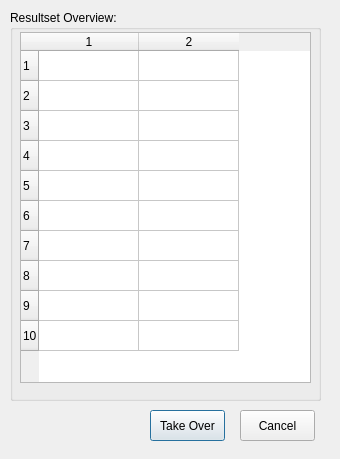
<ui version="4.0" >
 <class>resultsetoverviewvcClass</class>
 <widget class="QWidget" name="resultsetoverviewvcClass" >
  <property name="geometry" >
   <rect>
    <x>0</x>
    <y>0</y>
    <width>340</width>
    <height>459</height>
   </rect>
  </property>
  <property name="windowTitle" >
   <string>NA13 resultsetoverviewvc</string>
  </property>
  <widget class="QGroupBox" name="gBox" >
   <property name="geometry" >
    <rect>
     <x>10</x>
     <y>10</y>
     <width>311</width>
     <height>391</height>
    </rect>
   </property>
   <property name="title" >
    <string>Resultset Overview:</string>
   </property>
   <widget class="BasarTableWidget" name="tablewidget" >
    <property name="geometry" >
     <rect>
      <x>10</x>
      <y>22</y>
      <width>291</width>
      <height>351</height>
     </rect>
    </property>
    <property name="whatsThis" >
     <string>Result set of all narcotic groups belonging to the given narcotic name</string>
    </property>
    <property name="editTriggers" >
     <set>QAbstractItemView::NoEditTriggers</set>
    </property>
    <property name="selectionMode" >
     <enum>QAbstractItemView::SingleSelection</enum>
    </property>
    <property name="selectionBehavior" >
     <enum>QAbstractItemView::SelectRows</enum>
    </property>
    <property name="rowCount" >
     <number>10</number>
    </property>
    <property name="columnCount" >
     <number>2</number>
    </property>
    <row/>
    <row/>
    <row/>
    <row/>
    <row/>
    <row/>
    <row/>
    <row/>
    <row/>
    <row/>
    <column/>
    <column/>
   </widget>
  </widget>
  <widget class="QPushButton" name="btnCancel" >
   <property name="geometry" >
    <rect>
     <x>240</x>
     <y>410</y>
     <width>75</width>
     <height>31</height>
    </rect>
   </property>
   <property name="text" >
    <string>Cancel</string>
   </property>
  </widget>
  <widget class="QPushButton" name="btnTakeOver" >
   <property name="geometry" >
    <rect>
     <x>150</x>
     <y>410</y>
     <width>75</width>
     <height>31</height>
    </rect>
   </property>
   <property name="text" >
    <string>Take Over</string>
   </property>
   <property name="autoDefault" >
    <bool>true</bool>
   </property>
   <property name="default" >
    <bool>true</bool>
   </property>
  </widget>
 </widget>
 <layoutdefault spacing="6" margin="11" />
 <customwidgets>
  <customwidget>
   <class>BasarTableWidget</class>
   <extends>QTableWidget</extends>
   <header>libbasarqtwidget_tablewidget.h</header>
  </customwidget>
 </customwidgets>
 <tabstops>
  <tabstop>tablewidget</tabstop>
  <tabstop>btnTakeOver</tabstop>
  <tabstop>btnCancel</tabstop>
 </tabstops>
 <resources/>
 <connections/>
</ui>
